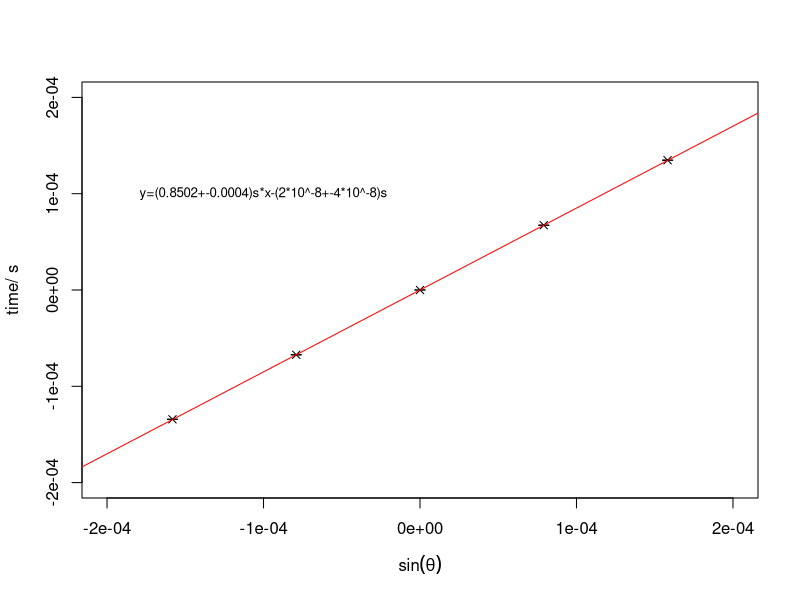

Generate this figure with R:
library("Hmisc")
y1 <- c(0, 0.6729, -0.6729, 1.3479, -1.3427)*10^-4
x <- c(0, 7.91*10^-5, -7.91*10^-5, 1.582*10^-4, -1.582*10^-4)

erry1 <- c(3*10^-4, 0.0005, 0.0005, 0.0012, 0.0011)*10^-4


plot(x, y1, type="p", xlim=c(-0.0002, 0.0002), ylim=c(-0.0002, 0.0002), xlab = expression(sin(theta)), ylab = "time/ s", pch=4)
with (
  data = data.frame(x,y1,erry1)
  , expr = errbar(x, y1, y1+erry1, y1-erry1, type="n",add=T, pch=1, cap=.015)
)


text(x=-0.0001, y=0.0001, "y=(0.8502+-0.0004)s*x-(2*10^-8+-4*10^-8)s", cex=0.8)
fm1 <- lm(y1 ~ x, weights=1/erry1^2)
summary(fm1)
abline(fm1, col = "red")


#*******************************************************************************
